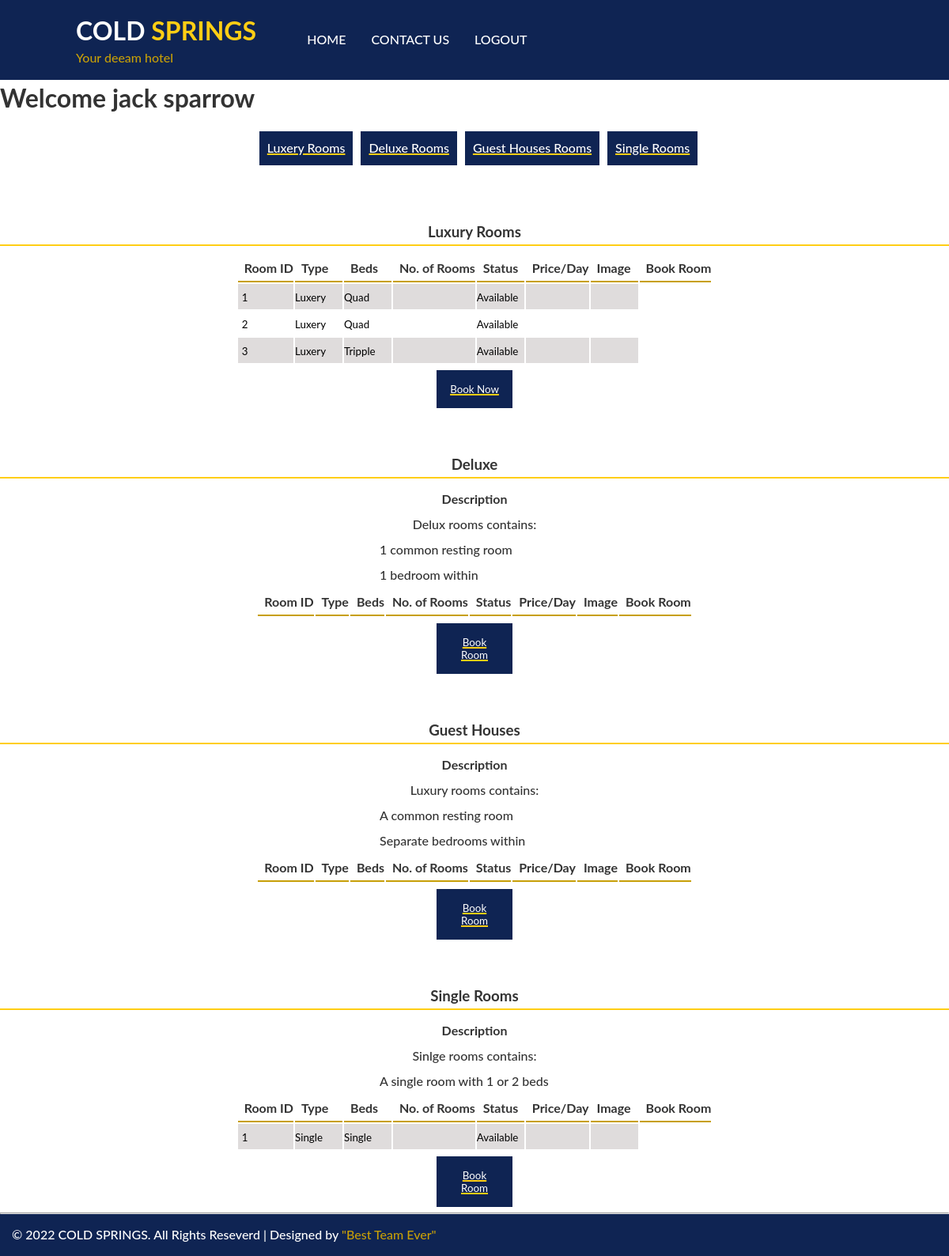
/rooms.php (signed in), run on the app's committed database.
### tables this page shows
CREATE TABLE `users` (
  `id` int(11) NOT NULL,
  `firstname` varchar(255) NOT NULL,
  `lastname` varchar(255) NOT NULL,
  `email` varchar(255) NOT NULL,
  `password` varchar(255) NOT NULL
);

CREATE TABLE `rooms` (
  `roomid` int(11) NOT NULL,
  `type` varchar(255) NOT NULL,
  `beds` varchar(255) NOT NULL,
  `status` varchar(255) NOT NULL DEFAULT 'Available'
);

### rooms.php (the view, shortened to what this page needs)
<?php
include './database/db.php';
if (!empty($_SESSION["id"])) {
  $id = $_SESSION["id"];
  $logedinuser = mysqli_query($connection, "SELECT * FROM users WHERE id=$id");
  $row = mysqli_fetch_assoc($logedinuser);
} else {
  header("location: ./login.php");
}
?>
<!DOCTYPE html>
<html lang="en">
<head>
  <link rel="stylesheet" type="text/css" href="./css/main.css">
  <link rel="stylesheet" type="text/css" href="./css/rooms.css">
</head>
<body>
  <header>
    <div class="title-description">
      <h1>COLD <span>SPRINGS</span></h1>
      <p>Your deeam hotel</p>
    </div>
    <nav class="navbar">
      <ul>
        <li><a href="./home.php">Home</a></li>
        <li><a href="./home.php/#contacts">Contact Us</a></li>
        <li><a href="./userlogout.php">Logout</a></li>
      </ul>
    </nav>
  </header>
  <h1>Welcome <?php echo $row["firstname"]; ?> <span><?php echo $row["lastname"]; ?></span></h1>
  <div class="selections">
    <a href="#luxery">Luxery Rooms</a>
    <a href="#deluxe">Deluxe Rooms</a>
    <a href="#guest-houses">Guest Houses Rooms</a>
    <a href="#single-rooms">Single Rooms</a>
  </div>
  <div class="rooms-container">
    <h3 id="luxery">Luxury Rooms</h3>
    <div class="cartegory">
      <div class="display-rooms">
        <table>
          <?php
          $sql = "SELECT * FROM rooms WHERE type='Luxery' AND status='Available'";
          $tquery = mysqli_query($connection, $sql);
          ?>
          <thead>
            <th>Room ID</th>
            <th>Type</th>
            <th>Beds</th>
            <th>No. of Rooms</th>
            <th>Status</th>
            <th>Price/Day</th>
            <th>Image</th>
            <th>Book Room</th>
          </thead>
          <tbody>
            <?php
            while ($row = mysqli_fetch_array($tquery)) {
              echo "<tr>  <form method='POST'>
                          <td class='bookings'><input class='bookinput' type='text' value='" . $row['roomid'] . "'></td>
                          <td class='bookings'><input class='bookinput' type='text' value='" . $row['type'] . "'></td>
                          <td class='bookings'><input class='bookinput' type='text' value='" . $row['beds'] . "'></td>
                          <td class='bookings'><input class='bookinput' type='text' value='" . $row['rooms'] . "'></td>
                          <td class='bookings'><input class='bookinput' type='text' value='" . $row['status'] . "'></td>
                          <td class='bookings'><input class='bookinput' type='text' value='" . $row['price'] . "'></td>
                          <td class='bookings timage'><input type='text' value='" . $row['image'] . "'></td>
													</form>
												</tr>";
            }
            ?>
          </tbody>
        </table>
        <button id="book-btn" class="book-btn" onclick="openmodal()">Book Now</button>
      </div>
    </div>
    <h3 id="deluxe">Deluxe</h3>
    <h4>Description</h4>
    <p>Delux rooms contains:</p>
    <ul>
      <li>1 common resting room</li>
      <li>1 bedroom within</li>
    </ul>
    <div class="cartegory">
      <div class="display-rooms">
        <table>
          <thead>
            <th>Room ID</th>
            <th>Type</th>
            <th>Beds</th>
            <th>No. of Rooms</th>
            <th>Status</th>
            <th>Price/Day</th>
            <th>Image</th>
            <th>Book Room</th>
          </thead>
        </table>
        <td><button type='submit' name='book-now'>Book Room</button></td>
      </div>
    </div>
    <h3 id="guest-houses">Guest Houses</h3>
    <h4>Description</h4>
    <p>Luxury rooms contains:</p>
    <ul>
      <li>A common resting room</li>
      <li>Separate bedrooms within</li>
    </ul>
    <div class="cartegory">
      <div class="display-rooms">
        <table>
          <thead>
            <th>Room ID</th>
            <th>Type</th>
            <th>Beds</th>
            <th>No. of Rooms</th>
            <th>Status</th>
            <th>Price/Day</th>
            <th>Image</th>
            <th>Book Room</th>
          </thead>
        </table>
        <td><button type='submit' name='book-now'>Book Room</button></td>
      </div>
    </div>
    <h3 id="single-rooms">Single Rooms</h3>
    <h4>Description</h4>
    <p>Sinlge rooms contains:</p>
    <ul>
      <li>A single room with 1 or 2 beds</li>
    </ul>
    <div class="cartegory">
      <div class="display-rooms">
        <table>
          <?php
          $sql = "SELECT * FROM rooms WHERE type='Single' AND status='Available'";
          $tquery = mysqli_query($connection, $sql);
          ?>
          <thead>
            <th>Room ID</th>
            <th>Type</th>
            <th>Beds</th>
            <th>No. of Rooms</th>
            <th>Status</th>
            <th>Price/Day</th>
            <th>Image</th>
            <th>Book Room</th>
          </thead>
          <tbody>
            <?php
            while ($row = mysqli_fetch_array($tquery)) {
              echo "<tr>  <form method='POST'>
  <td class='bookings'><input class='bookinput' type='text' value='" . $row['roomid'] . "'></td>
  <td class='bookings'><input class='bookinput' type='text' value='" . $row['type'] . "'></td>
  <td class='bookings'><input class='bookinput' type='text' value='" . $row['beds'] . "'></td>
  <td class='bookings'><input class='bookinput' type='text' value='" . $row['rooms'] . "'></td>
  <td class='bookings'><input class='bookinput' type='text' value='" . $row['status'] . "'></td>
  <td class='bookings'><input class='bookinput' type='text' value='" . $row['price'] . "'></td>
                          <td class='bookings timage'><input type='text' value='" . $row['image'] . "'></td>
													</form>
                          </tr>";
            }
            ?>
          </tbody>
        </table>
        <td><button type='submit' name='book-now'>Book Room</button></td>
      </div>
    </div>
  </div>
  <hr />
  <footer>
    <p>
      &copy; 2022 COLD SPRINGS. All Rights Reseverd | Designed by
      <span>"Best Team Ever"</span>
    </p>
  </footer>
</body>
</html>

### css/main.css (style rules this page uses)
* { margin: 0; padding: 0; box-sizing: border-box; font-family: "Lato", sans-serif; }
html { scroll-behavior: smooth; }
body { font-size: 100%; background: #fff; font-weight: 500; line-height: 1.42857143; color: #333; display: block; }
header { background: #0f2453; padding: 1em 6em; display: flex; }
header .title-description { margin-right: 4em; font-size: 1em; }
header .title-description h1 { color: #fff; }
header .title-description span { color: #ffce14; }
header .title-description p { color: #c79f07; }
header .navbar { display: flex; align-items: center; }
header .navbar ul { display: flex; flex-wrap: wrap; list-style: none; }
header .navbar ul li { margin-right: 2em; }
header .navbar ul li a { text-decoration: none; color: #fff; text-transform: uppercase; }
footer { background: #0f2453; color: #fff; padding: 15px; }
footer span { color: #c79f07; }

### css/rooms.css (style rules this page uses)
.selections { display: flex; flex-wrap: wrap; padding: 20px; justify-content: center; }
.selections a { margin-left: 10px; text-decoration: underline #ffce14 2px; background: #0f2453; color: #fff; padding: 10px; }
.rooms-container { text-align: center; line-height: 2rem; }
.rooms-container h3 { margin-top: 3rem; margin-bottom: 10px; border-bottom: 2px solid #ffce14; }
.rooms-container ul { list-style: none; text-align: left; margin-left: 40%; }
.rooms-container .cartegory { display: flex; }
table tbody tr:nth-child(odd) { background: rgb(223, 220, 220); }
.cartegory { display: flex; justify-content: center; }
.display-rooms table { width: 100%; }
.display-rooms table th { border-bottom: 2px solid #c79f07; text-align: left; padding-left: 8px; }
.display-rooms table td input { border: none; width: 60px; background-color: transparent; }
.display-rooms button, .mpesa-container .mp-popup form button { margin: 5px; padding: 1.2em; color: #fff; background: #0f2453; border: 2px solid #fff; text-decoration: underline #ffce14 2px; width: 100px; cursor: pointer; }

### data on the page
users: firstname "jack", lastname "sparrow"
rooms: roomid "1", type "Luxery", beds "Quad", status "Available"
rooms: roomid "2", type "Luxery", beds "Quad", status "Available"
rooms: roomid "3", type "Luxery", beds "Tripple", status "Available"
rooms: roomid "1", type "Single", beds "Single", status "Available"
